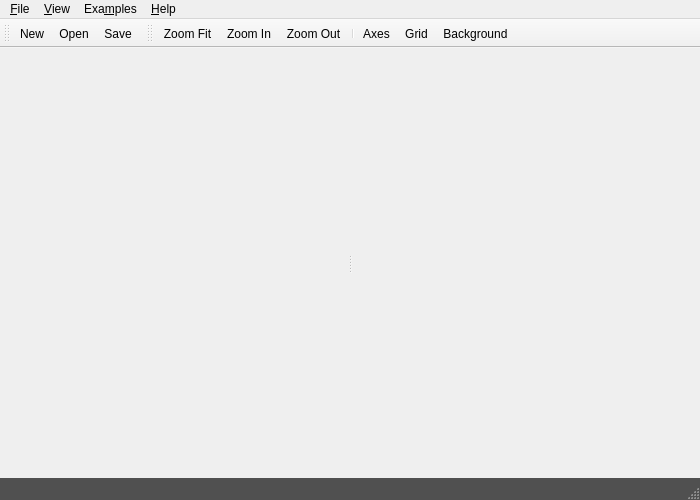
<?xml version="1.0" encoding="UTF-8"?>
<ui version="4.0">
 <class>MainWindow</class>
 <widget class="QMainWindow" name="MainWindow">
  <property name="geometry">
   <rect>
    <x>0</x>
    <y>0</y>
    <width>700</width>
    <height>500</height>
   </rect>
  </property>
  <property name="windowTitle">
   <string>MainWindow</string>
  </property>
  <widget class="QWidget" name="centralwidget">
   <layout class="QVBoxLayout" name="verticalLayout">
    <property name="leftMargin">
     <number>0</number>
    </property>
    <property name="topMargin">
     <number>0</number>
    </property>
    <property name="rightMargin">
     <number>0</number>
    </property>
    <property name="bottomMargin">
     <number>0</number>
    </property>
    <item>
     <widget class="QSplitter" name="splitter">
      <property name="orientation">
       <enum>Qt::Horizontal</enum>
      </property>
      <widget class="MainWidget" name="mainWidget" native="true"/>
      <widget class="ViewerWidget" name="viewerWidget" native="true"/>
     </widget>
    </item>
   </layout>
  </widget>
  <widget class="QMenuBar" name="menubar">
   <property name="geometry">
    <rect>
     <x>0</x>
     <y>0</y>
     <width>700</width>
     <height>21</height>
    </rect>
   </property>
   <widget class="QMenu" name="menu_File">
    <property name="title">
     <string>&amp;File</string>
    </property>
    <addaction name="action_New"/>
    <addaction name="action_Open"/>
    <addaction name="action_Save"/>
    <addaction name="action_SaveAs"/>
    <addaction name="separator"/>
    <addaction name="action_Exit"/>
   </widget>
   <widget class="QMenu" name="menu_Help">
    <property name="title">
     <string>&amp;Help</string>
    </property>
    <addaction name="action_About"/>
    <addaction name="action_AboutQt"/>
   </widget>
   <widget class="QMenu" name="menu_View">
    <property name="title">
     <string>&amp;View</string>
    </property>
    <addaction name="action_ZoomFit"/>
    <addaction name="action_ZoomIn"/>
    <addaction name="action_ZoomOut"/>
    <addaction name="separator"/>
    <addaction name="action_Axes"/>
    <addaction name="action_Grid"/>
    <addaction name="action_Background"/>
   </widget>
   <widget class="QMenu" name="menuExamples">
    <property name="title">
     <string>Exa&amp;mples</string>
    </property>
    <addaction name="action_SimpleDrawing"/>
   </widget>
   <addaction name="menu_File"/>
   <addaction name="menu_View"/>
   <addaction name="menuExamples"/>
   <addaction name="menu_Help"/>
  </widget>
  <widget class="QStatusBar" name="statusbar">
   <property name="styleSheet">
    <string notr="true">QStatusBar {
    background-color: rgb(80, 80, 80);
	color: rgb(255, 255, 255);
}</string>
   </property>
  </widget>
  <widget class="QToolBar" name="fileBar">
   <property name="windowTitle">
    <string>File toolbar</string>
   </property>
   <attribute name="toolBarArea">
    <enum>TopToolBarArea</enum>
   </attribute>
   <attribute name="toolBarBreak">
    <bool>false</bool>
   </attribute>
   <addaction name="action_New"/>
   <addaction name="action_Open"/>
   <addaction name="action_Save"/>
  </widget>
  <widget class="QToolBar" name="viewBar">
   <property name="windowTitle">
    <string>View toolbar</string>
   </property>
   <attribute name="toolBarArea">
    <enum>TopToolBarArea</enum>
   </attribute>
   <attribute name="toolBarBreak">
    <bool>false</bool>
   </attribute>
   <addaction name="action_ZoomFit"/>
   <addaction name="action_ZoomIn"/>
   <addaction name="action_ZoomOut"/>
   <addaction name="separator"/>
   <addaction name="action_Axes"/>
   <addaction name="action_Grid"/>
   <addaction name="action_Background"/>
  </widget>
  <action name="action_Open">
   <property name="icon">
    <iconset resource="resources.qrc">
     <normaloff>:/icons/menu-qt/fileOpen.png</normaloff>:/icons/menu-qt/fileOpen.png</iconset>
   </property>
   <property name="text">
    <string>&amp;Open...</string>
   </property>
   <property name="toolTip">
    <string>Open</string>
   </property>
  </action>
  <action name="action_Exit">
   <property name="text">
    <string>E&amp;xit</string>
   </property>
  </action>
  <action name="action_AboutQt">
   <property name="text">
    <string>About Qt...</string>
   </property>
  </action>
  <action name="action_About">
   <property name="text">
    <string>About Visibility Analysis...</string>
   </property>
   <property name="toolTip">
    <string>About Visibility Analysis</string>
   </property>
  </action>
  <action name="action_New">
   <property name="icon">
    <iconset resource="resources.qrc">
     <normaloff>:/icons/menu-qt/fileNew.png</normaloff>:/icons/menu-qt/fileNew.png</iconset>
   </property>
   <property name="text">
    <string>&amp;New</string>
   </property>
  </action>
  <action name="action_Save">
   <property name="icon">
    <iconset resource="resources.qrc">
     <normaloff>:/icons/menu-qt/fileSave.png</normaloff>:/icons/menu-qt/fileSave.png</iconset>
   </property>
   <property name="text">
    <string>&amp;Save</string>
   </property>
   <property name="toolTip">
    <string>Save</string>
   </property>
  </action>
  <action name="action_SaveAs">
   <property name="icon">
    <iconset resource="resources.qrc">
     <normaloff>:/icons/menu-qt/fileSave.png</normaloff>:/icons/menu-qt/fileSave.png</iconset>
   </property>
   <property name="text">
    <string>Save &amp;As...</string>
   </property>
   <property name="toolTip">
    <string>Save As</string>
   </property>
  </action>
  <action name="action_SimpleDrawing">
   <property name="text">
    <string>Simple Drawing</string>
   </property>
  </action>
  <action name="action_Axes">
   <property name="icon">
    <iconset resource="resources.qrc">
     <normaloff>:/icons/menu/view_axes_24x24.png</normaloff>:/icons/menu/view_axes_24x24.png</iconset>
   </property>
   <property name="text">
    <string>&amp;Axes</string>
   </property>
  </action>
  <action name="action_Grid">
   <property name="icon">
    <iconset resource="resources.qrc">
     <normaloff>:/icons/menu/view_grid_24x24.png</normaloff>:/icons/menu/view_grid_24x24.png</iconset>
   </property>
   <property name="text">
    <string>&amp;Grid</string>
   </property>
  </action>
  <action name="action_Background">
   <property name="icon">
    <iconset resource="resources.qrc">
     <normaloff>:/icons/menu/view_background_24x24.png</normaloff>:/icons/menu/view_background_24x24.png</iconset>
   </property>
   <property name="text">
    <string>&amp;Background</string>
   </property>
  </action>
  <action name="action_ZoomFit">
   <property name="icon">
    <iconset resource="resources.qrc">
     <normaloff>:/icons/menu/view_zoom_fit_24x24.png</normaloff>:/icons/menu/view_zoom_fit_24x24.png</iconset>
   </property>
   <property name="text">
    <string>Zoom Fit</string>
   </property>
  </action>
  <action name="action_ZoomIn">
   <property name="icon">
    <iconset resource="resources.qrc">
     <normaloff>:/icons/menu/view_zoom_in_24x24.png</normaloff>:/icons/menu/view_zoom_in_24x24.png</iconset>
   </property>
   <property name="text">
    <string>Zoom In</string>
   </property>
  </action>
  <action name="action_ZoomOut">
   <property name="icon">
    <iconset resource="resources.qrc">
     <normaloff>:/icons/menu/view_zoom_out_24x24.png</normaloff>:/icons/menu/view_zoom_out_24x24.png</iconset>
   </property>
   <property name="text">
    <string>Zoom Out</string>
   </property>
  </action>
 </widget>
 <customwidgets>
  <customwidget>
   <class>ViewerWidget</class>
   <extends>QWidget</extends>
   <header>Widgets/ViewerWidget</header>
   <container>1</container>
  </customwidget>
  <customwidget>
   <class>MainWidget</class>
   <extends>QWidget</extends>
   <header>Widgets/MainWidget</header>
   <container>1</container>
  </customwidget>
 </customwidgets>
 <resources>
  <include location="resources.qrc"/>
 </resources>
 <connections/>
</ui>
